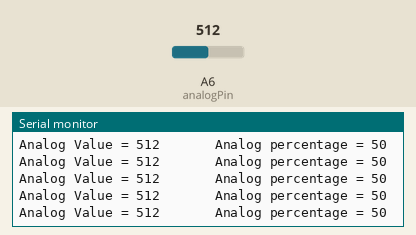
This sketch was run on a simulated Arduino Nano, built with avr-gcc and run on an emulated ATmega328P. Parts: the last lines printed to the serial monitor. The inputs (shaded band) are chosen by the test bench; at power-on: A6 (analogPin) = 512.

Above: at 1.2 s.
1.3 s: A6 (analogPin) set to 112
At 1.39 s:
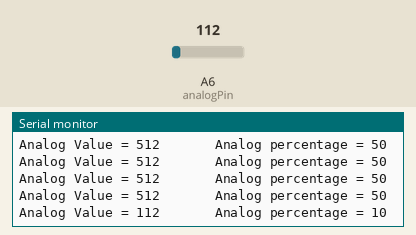
4.3 s: A6 (analogPin) set to 102
At 4.3 s:
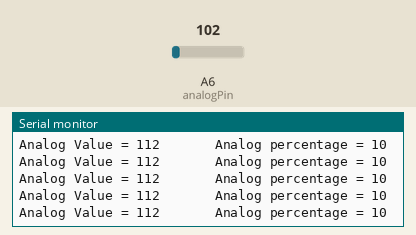
16.3 s: A6 (analogPin) set to 8
At 16.33 s:
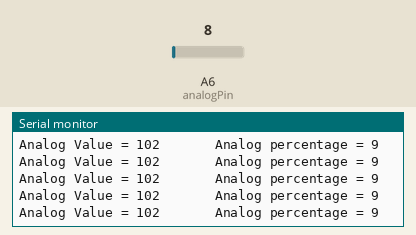
19.3 s: A6 (analogPin) set to 11
At 19.3 s:
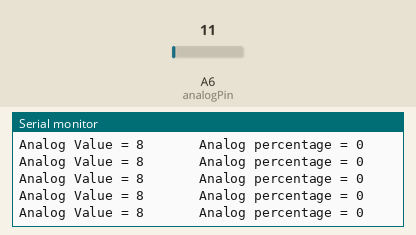
Timing chart, 0 to 22.3 s (numbered marks = the images above; inputs shaded):
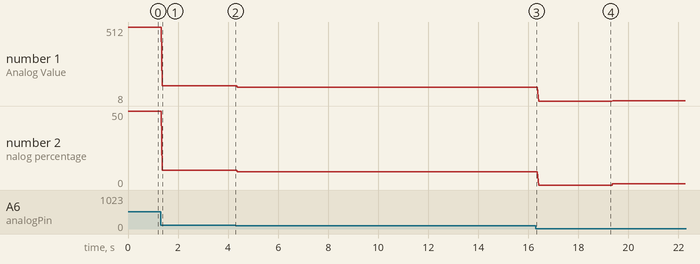

Measured:
- after the input at 1.3 s, the serial monitor: prints a new line after 0.08 s (image 1)
- plotted number 1: 512 → 112 after the input at 1.3 s, 112 → 102 after the input at 4.3 s, 102 → 8 after the input at 16.3 s, 8 → 11 after the input at 19.3 s
- plotted number 2: 50 → 10 after the input at 1.3 s, 10 → 9 after the input at 4.3 s, 9 → 0 after the input at 16.3 s, 0 → 1 after the input at 19.3 s

The sketch:

PlcLab_Poti.ino
```cpp
/******************************************************************
  Project name : Plc Lab - Potentiometer
  Author       : PLC-EXPERT
  Date Time    : 2019-01-02
  Description  : Potentiometer example
  CPU BOARD    : Arduino NANO
  URL          : www.plc-expert.com
******************************************************************/

int analogPin = A6;

void setup(){
  Serial.begin(9600);
}

void loop(){
  // Read analog value
  int analogValue = analogRead(analogPin);

  Serial.print("Analog Value = ");
  Serial.print(analogValue);

  // Percentage
  int percentValue = map(analogValue, 0, 1023, 0, 100);

  Serial.print("       Analog percentage = ");
  Serial.println(percentValue);
}
```
